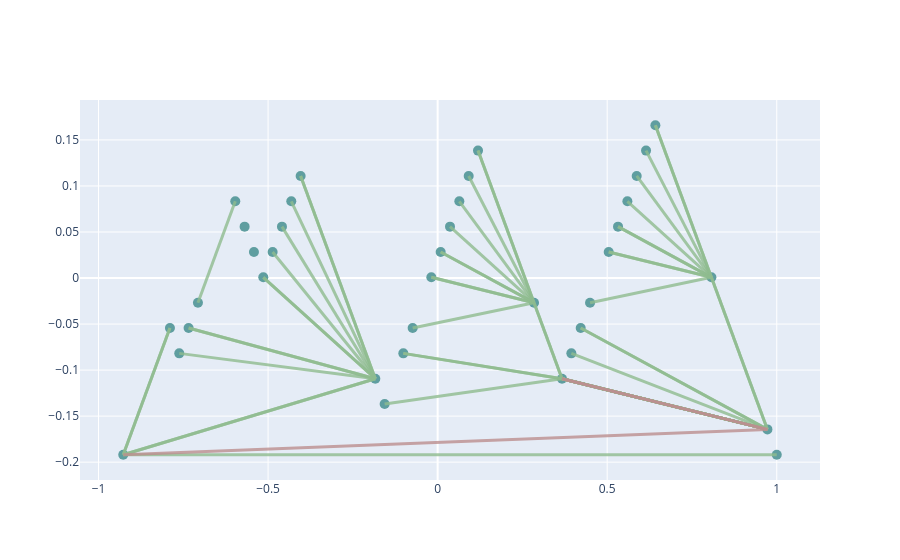
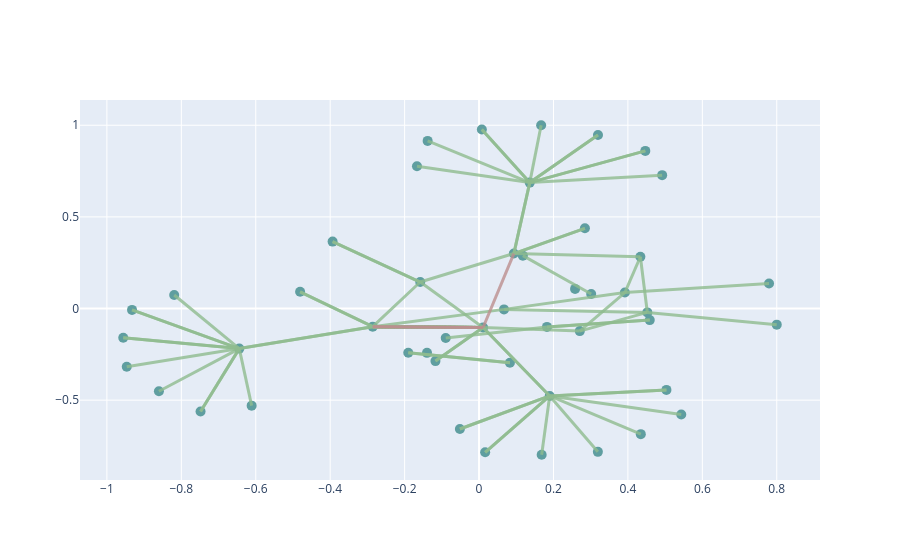
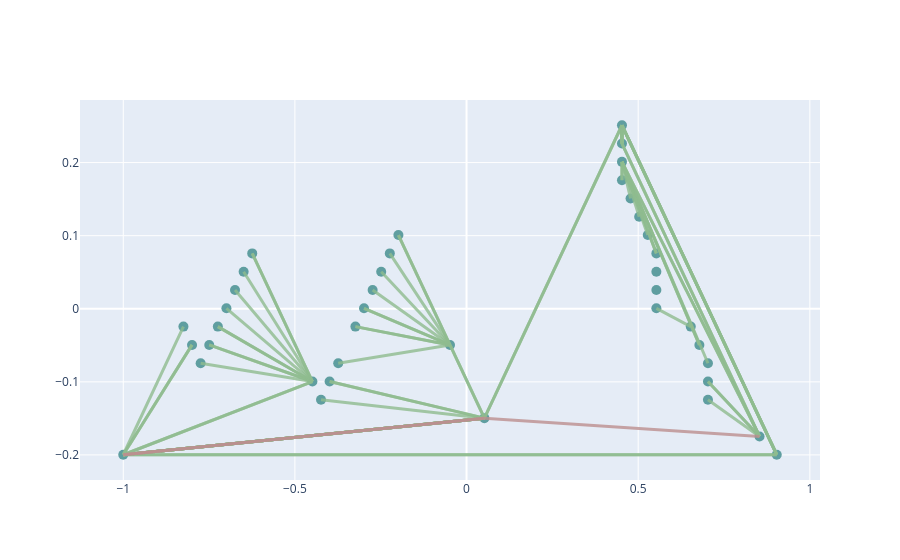

The code cell stored with these charts, in order, in its notebook:
### Markdown cell above
# Nodes

### Code cell
from pypsa.plot import PlotAccessor

for run in runs:
    print(run)
    plotter = PlotAccessor(n[run])
    plotter.iplot()
